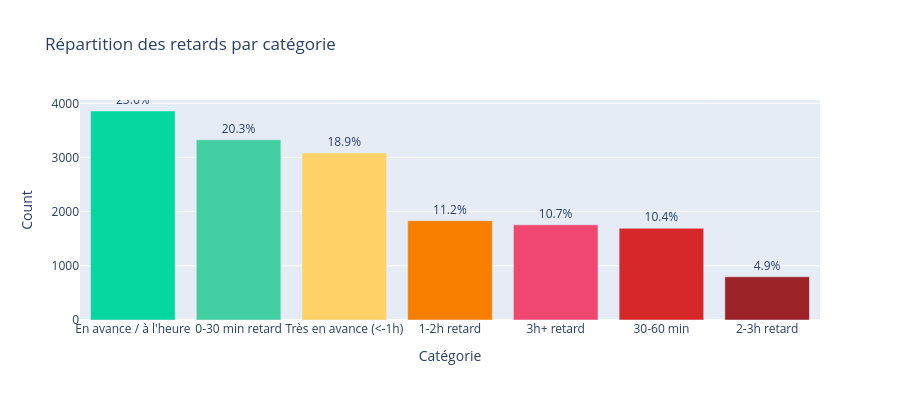

Notebook source saved alongside this figure:
### Code cell
# Breakdown par catégorie de retard
bins = [-np.inf, -60, 0, 30, 60, 120, 180, np.inf]
labels = ['Très en avance (<-1h)', 'En avance / à l\'heure', '0-30 min retard',
          '30-60 min', '1-2h retard', '2-3h retard', '3h+ retard']
delay_cat = pd.cut(delay, bins=bins, labels=labels)

cat_df = delay_cat.value_counts().reset_index()
cat_df.columns = ['Catégorie', 'Count']
cat_df['Pct'] = (cat_df['Count'] / cat_df['Count'].sum() * 100).round(1)

colors_bar = ['#06d6a0', '#43cea2', '#ffd166', '#f77f00', '#ef476f', '#d62828', '#9b2226']
fig = px.bar(cat_df, x='Catégorie', y='Count', color='Catégorie',
             color_discrete_sequence=colors_bar,
             title='Répartition des retards par catégorie',
             text='Pct')
fig.update_traces(texttemplate='%{text}%', textposition='outside')
fig.update_layout(showlegend=False, height=400)
fig.show()

### Figure 1 — Plotly figure (JSON) as saved in the notebook; plotly's stock layout.template omitted (floating-point values rounded to 4 significant figures)
{"data": [{"hovertemplate": "Catégorie=%{x}<br>Count=%{y}<br>Pct=%{text}<extra></extra>", "legendgroup": "En avance / à l'heure", "marker": {"color": "#06d6a0", "pattern": {"shape": ""}}, "name": "En avance / à l'heure", "orientation": "v", "showlegend": true, "text": [23.6], "textposition": "outside", "texttemplate": "%{text}%", "type": "bar", "x": ["En avance / à l'heure"], "xaxis": "x", "y": [3858], "yaxis": "y"}, {"hovertemplate": "Catégorie=%{x}<br>Count=%{y}<br>Pct=%{text}<extra></extra>", "legendgroup": "0-30 min retard", "marker": {"color": "#43cea2", "pattern": {"shape": ""}}, "name": "0-30 min retard", "orientation": "v", "showlegend": true, "text": [20.3], "textposition": "outside", "texttemplate": "%{text}%", "type": "bar", "x": ["0-30 min retard"], "xaxis": "x", "y": [3326], "yaxis": "y"}, {"hovertemplate": "Catégorie=%{x}<br>Count=%{y}<br>Pct=%{text}<extra></extra>", "legendgroup": "Très en avance (<-1h)", "marker": {"color": "#ffd166", "pattern": {"shape": ""}}, "name": "Très en avance (<-1h)", "orientation": "v", "showlegend": true, "text": [18.9], "textposition": "outside", "texttemplate": "%{text}%", "type": "bar", "x": ["Très en avance (<-1h)"], "xaxis": "x", "y": [3084], "yaxis": "y"}, {"hovertemplate": "Catégorie=%{x}<br>Count=%{y}<br>Pct=%{text}<extra></extra>", "legendgroup": "1-2h retard", "marker": {"color": "#f77f00", "pattern": {"shape": ""}}, "name": "1-2h retard", "orientation": "v", "showlegend": true, "text": [11.2], "textposition": "outside", "texttemplate": "%{text}%", "type": "bar", "x": ["1-2h retard"], "xaxis": "x", "y": [1833], "yaxis": "y"}, {"hovertemplate": "Catégorie=%{x}<br>Count=%{y}<br>Pct=%{text}<extra></extra>", "legendgroup": "3h+ retard", "marker": {"color": "#ef476f", "pattern": {"shape": ""}}, "name": "3h+ retard", "orientation": "v", "showlegend": true, "text": [10.7], "textposition": "outside", "texttemplate": "%{text}%", "type": "bar", "x": ["3h+ retard"], "xaxis": "x", "y": [1756], "yaxis": "y"}, {"hovertemplate": "Catégorie=%{x}<br>Count=%{y}<br>Pct=%{text}<extra></extra>", "legendgroup": "30-60 min", "marker": {"color": "#d62828", "pattern": {"shape": ""}}, "name": "30-60 min", "orientation": "v", "showlegend": true, "text": [10.4], "textposition": "outside", "texttemplate": "%{text}%", "type": "bar", "x": ["30-60 min"], "xaxis": "x", "y": [1692], "yaxis": "y"}, {"hovertemplate": "Catégorie=%{x}<br>Count=%{y}<br>Pct=%{text}<extra></extra>", "legendgroup": "2-3h retard", "marker": {"color": "#9b2226", "pattern": {"shape": ""}}, "name": "2-3h retard", "orientation": "v", "showlegend": true, "text": [4.9], "textposition": "outside", "texttemplate": "%{text}%", "type": "bar", "x": ["2-3h retard"], "xaxis": "x", "y": [797], "yaxis": "y"}], "layout": {"barmode": "relative", "height": 400, "legend": {"title": {"text": "Catégorie"}, "tracegroupgap": 0}, "showlegend": false, "title": {"text": "Répartition des retards par catégorie"}, "xaxis": {"anchor": "y", "categoryarray": ["En avance / à l'heure", "0-30 min retard", "Très en avance (<-1h)", "1-2h retard", "3h+ retard", "30-60 min", "2-3h retard"], "categoryorder": "array", "domain": [0, 1], "title": {"text": "Catégorie"}}, "yaxis": {"anchor": "x", "domain": [0, 1], "title": {"text": "Count"}}}}
